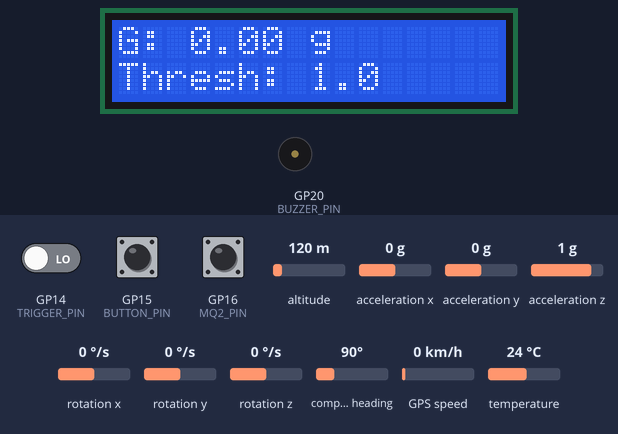
This sketch was run on a simulated Raspberry Pi Pico. Shown: 16×2 character LCD, buzzer (waves = sounding, pin HIGH). The test bench sets the inputs (shaded band); at power-on: acceleration z 1 g, GP14 (TRIGGER_PIN) LOW, GP15 (BUTTON_PIN) LOW, GP16 (MQ2_PIN) HIGH, altitude 120 m, acceleration x 0 g, acceleration y 0 g, rotation x 0 °/s, rotation y 0 °/s, rotation z 0 °/s, compass heading 90°, GPS speed 0 km/h, temperature 24 °C. The GPS gets a fix after 3 s at 37.7749, -122.4194 with 8 satellites; the modem accepts every AT command (registered, SIM ready, sends succeed) and sends nothing else.

Above: at 11.7 s.
11.8 s: acceleration z set to 0 g
At 17.4 s:
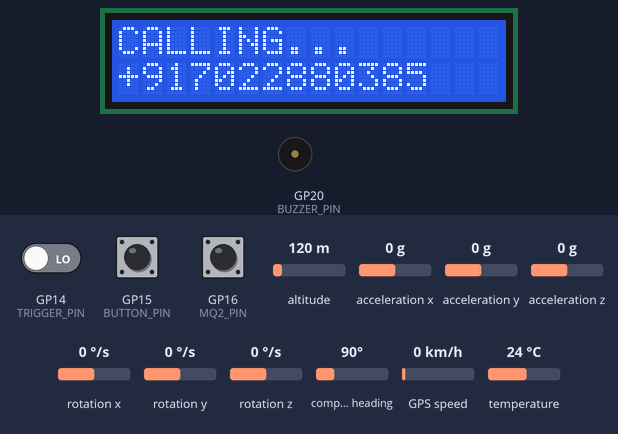
At 33.1 s:
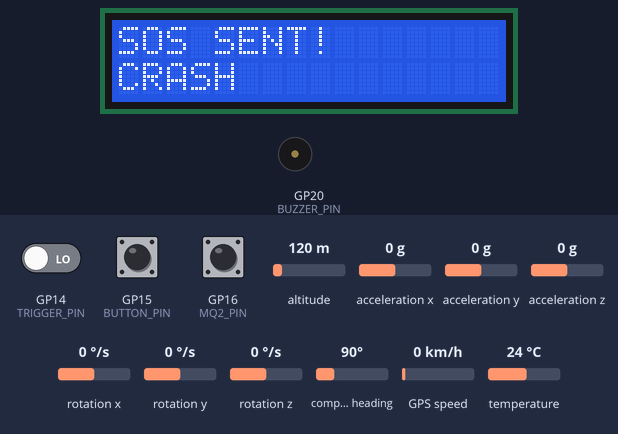
Timing chart, 0 to 35.9 s (numbered marks = the images above; inputs shaded):
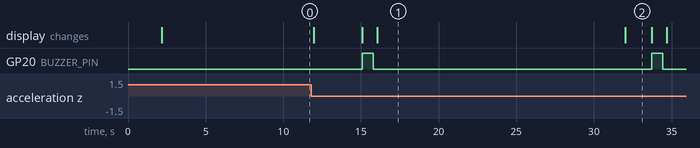

Measured:
- after the input at 11.8 s, GP20 (BUZZER_PIN): alternates HIGH for 0.70 s and LOW for 17.9 s, starting after 3.3 s; the display: first changes after 0.15 s (image 1 shows a later state)
- what the display in image 1 shows lasts 16.0 s, from 16.0 s to 32.0 s

The sketch:

icare.ino
```cpp
#include <Wire.h>
#include <LiquidCrystal_I2C.h>
#include <Adafruit_MPU6050.h>
#include <Adafruit_Sensor.h>
#include <TinyGPS++.h>
#include <SoftwareSerial.h>
#include <math.h>

// ---------- Pins ----------
#define LCD_SDA_PIN   8
#define LCD_SCL_PIN   9
#define IMU_SDA_PIN   2
#define IMU_SCL_PIN   3
#define BUZZER_PIN    20
#define BUTTON_PIN    15
#define MQ2_PIN       16
#define TRIGGER_PIN   14

LiquidCrystal_I2C lcd(0x27, 16, 2);
Adafruit_MPU6050 mpu;

// ---------- GPS ----------
SoftwareSerial gpsSS(4, 6);
TinyGPSPlus gps;

// ---------- GSM ----------
#define EMERGENCY1 "+917022880385"
#define EMERGENCY2 "+919108735137"
#define EMERGENCY3 "+919740166569"

// ---------- SETTINGS ----------
#define CRASH_THRESHOLD_G 1.0
#define ALERT_COOLDOWN 15000

unsigned long lastAlertTime = 0;
bool lastDrowsyState = LOW;

// ---------- LCD ----------
void lcdPrintLine(uint8_t row, const char* s) {
  lcd.setCursor(0, row);
  lcd.print("                ");
  lcd.setCursor(0, row);
  lcd.print(s);
}

// ---------- BUZZER ----------
void beep() {
  digitalWrite(BUZZER_PIN, HIGH);
  delay(700);
  digitalWrite(BUZZER_PIN, LOW);
}

// ---------- GPS ----------
void updateGPS() {
  while (gpsSS.available()) gps.encode(gpsSS.read());
}

// ---------- MESSAGE ----------
String buildMessage(const char* type, float peak) {

  String msg = "EMERGENCY DETECTED !\r\n";

  msg += "Type: ";
  msg += type;
  msg += "\r\n";

  if (peak > 0) {
    msg += "Impact: ";
    msg += String(peak, 2);
    msg += "g\r\n";
  }

  // ✅ LIVE GPS
  if (gps.location.isValid() && gps.location.age() < 2000 &&
      gps.location.lat() != 0.0 && gps.location.lng() != 0.0) {

    double lat = gps.location.lat();
    double lon = gps.location.lng();

    msg += "Lat: ";
    msg += String(lat, 6);
    msg += "  Lon: ";
    msg += String(lon, 6);
    msg += " (live*)\r\n";

    msg += "https://maps.google.com/?q=";
    msg += String(lat, 6);
    msg += ",";
    msg += String(lon, 6);
    msg += " (live*)";
  }
  else {
    msg += "GPS : NO FIX";
  }

  return msg;
}

// ---------- CALL ----------
void makeCall(const char* number) {
  lcdPrintLine(0, "CALLING...");
  lcdPrintLine(1, number);

  Serial1.print("ATD");
  Serial1.print(number);
  Serial1.println(";");

  delay(8000);

  Serial1.println("ATH");
  delay(1000);
}

// ---------- SMS ----------
void sendSMS(const char* number, String msg) {
  Serial1.print("AT+CMGS=\"");
  Serial1.print(number);
  Serial1.println("\"");

  delay(300);

  Serial1.print(msg);
  Serial1.write(26);

  delay(2000);
}

// ---------- EMERGENCY ----------
void triggerEmergency(const char* type, float peak) {

  if (millis() - lastAlertTime < ALERT_COOLDOWN) return;
  lastAlertTime = millis();

  lcd.clear();
  lcdPrintLine(0, "*** ALERT ***");
  lcdPrintLine(1, type);

  beep();

  String msg = buildMessage(type, peak);

  Serial1.println("AT");
  delay(100);
  Serial1.println("AT+CMGF=1");
  delay(100);

  makeCall(EMERGENCY1);

  sendSMS(EMERGENCY1, msg);
  sendSMS(EMERGENCY2, msg);
  sendSMS(EMERGENCY3, msg);

  lcdPrintLine(0, "SOS SENT!");
  lcdPrintLine(1, type);
  delay(1500);
}

// ---------- SETUP ----------
void setup() {

  Wire.setSDA(LCD_SDA_PIN);
  Wire.setSCL(LCD_SCL_PIN);
  Wire.begin();

  lcd.init();
  lcd.backlight();

  lcdPrintLine(0, "System Ready");
  lcdPrintLine(1, "Initializing...");
  delay(2000);
  lcd.clear();

  Wire1.setSDA(IMU_SDA_PIN);
  Wire1.setSCL(IMU_SCL_PIN);
  Wire1.begin();

  if (!mpu.begin(MPU6050_I2CADDR_DEFAULT, &Wire1)) {
    lcdPrintLine(0, "MPU ERROR!");
    while (1);
  }

  pinMode(BUZZER_PIN, OUTPUT);
  pinMode(BUTTON_PIN, INPUT_PULLDOWN);
  pinMode(MQ2_PIN, INPUT);
  pinMode(TRIGGER_PIN, INPUT);

  Serial1.setTX(0);
  Serial1.setRX(1);
  Serial1.begin(115200);

  gpsSS.begin(9600);
  gpsSS.listen();
}

// ---------- LOOP ----------
void loop() {

  updateGPS();

  // ---- CRASH ----
  sensors_event_t a, g, t;
  mpu.getEvent(&a, &g, &t);

  float mag = sqrt(a.acceleration.x * a.acceleration.x +
                   a.acceleration.y * a.acceleration.y +
                   a.acceleration.z * a.acceleration.z);

  float crash_g = fabs((mag / 9.80665) - 1.0);

  char l0[17], l1[17];
  snprintf(l0, sizeof(l0), "G:%5.2f g", crash_g);
  snprintf(l1, sizeof(l1), "Thresh:%4.1f", CRASH_THRESHOLD_G);

  lcdPrintLine(0, l0);
  lcdPrintLine(1, l1);

  if (crash_g >= CRASH_THRESHOLD_G) {
    triggerEmergency("CRASH", crash_g);
  }

  // ---- SOS ----
  if (digitalRead(BUTTON_PIN) == HIGH) {
    triggerEmergency("SOS", 0);
  }

  // ---- GAS ----
  if (digitalRead(MQ2_PIN) == LOW) {
    triggerEmergency("GAS DETECTED", 0);
  }

  // ---- DROWSINESS ----
  bool currentDrowsyState = digitalRead(TRIGGER_PIN);
  if (currentDrowsyState == HIGH && lastDrowsyState == LOW) {
    delay(50);
    if (digitalRead(TRIGGER_PIN) == HIGH) {
      triggerEmergency("DROWSINESS", 0);
    }
  }
  lastDrowsyState = currentDrowsyState;

  delay(100);
}
```
